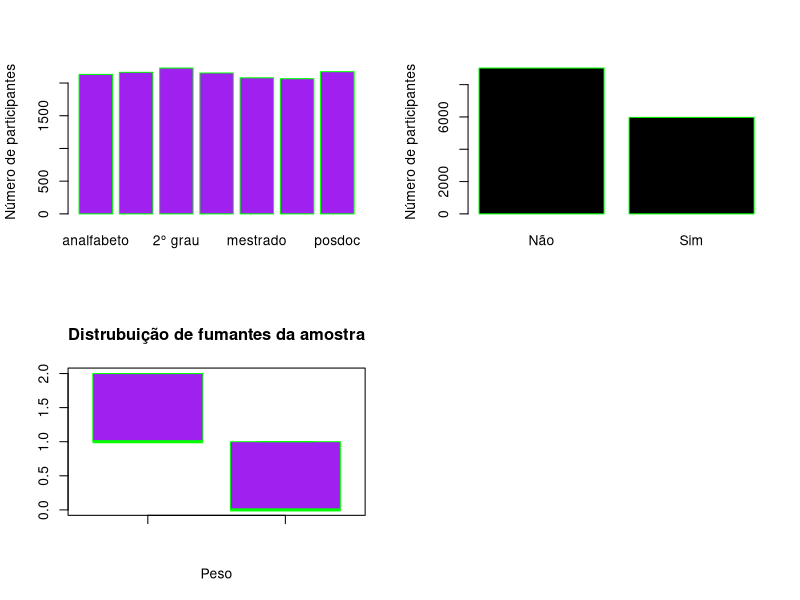
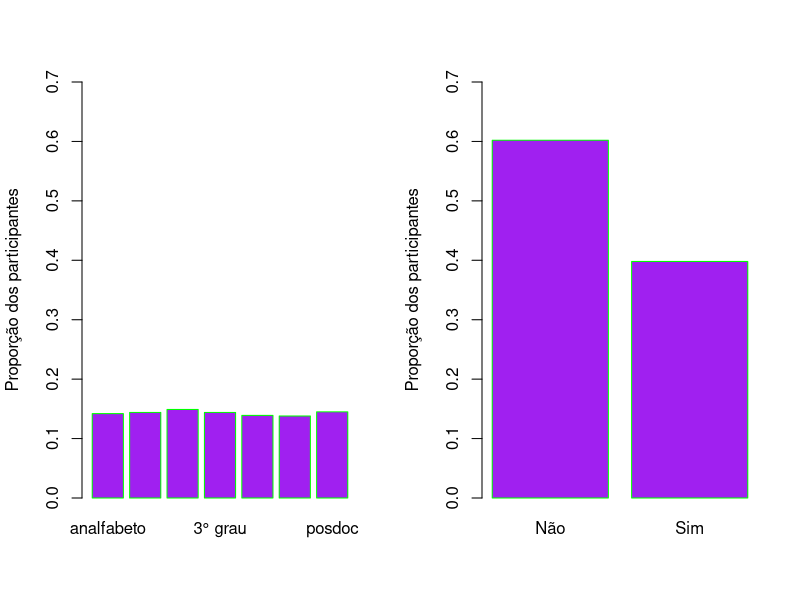
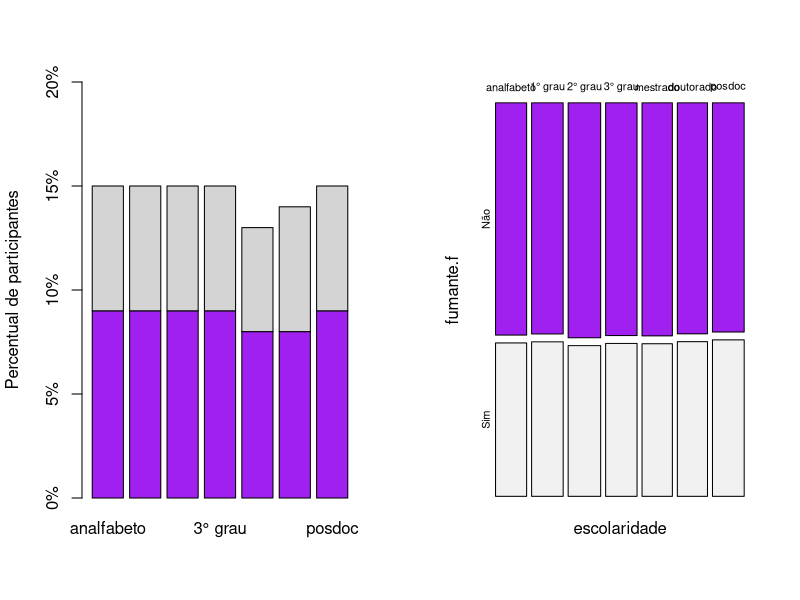

Source code (R) for these figures, in order:
# Tipos de variaveis estatisticas
# Quantativas(Númericas) = Contínua e Discreta
# Qualitativas(Categóricas) = Ordinal e Nominal

# Contínua = valores numericos que podem ser medidos, mas nao contados ex: Peso{56,06kg}
# Discreta = valores numericos que podem ser contado ex: Numero de casos de doenças{0,1,2}
# Ordinal = textos ou rótulos que tem uma ordem lógica ex: tamanho de vestimenta {PP, p, M, G, GG}
# Nominal = texto ou rótulos que não tem ordem lógica ex: profissão{engenheiro, professor}

# conseguimos fazer todos os gráficos com variaveis continuas


p <- 200000
n <- 15000

pop.escolaridade <- rep(c(0,1,2,3,4,5,6),p)
set.seed(15)
escolaridade.temp <- sample(pop.escolaridade, n)
escolaridade <- factor(escolaridade.temp, 
                       levels = c(0,1,2,3,4,5,6),
                       labels = c("analfabeto", "1° grau", "2° grau", "3° grau", 
                                  "mestrado", "doutorado", "posdoc"),
                       ordered = TRUE)
rm(pop.escolaridade, escolaridade.temp)
str(escolaridade)

summary(escolaridade)

table(escolaridade)
prop.table(table(escolaridade))

fumante.n <- rbinom(n, 1, .40)
fumante.f <- factor(fumante.n,
                    levels = c(0,1),
                    labels = c("Não", "Sim"),
                    ordered = TRUE)

str(fumante.f)
summary(fumante.f)
str(fumante.n)
mean(fumante.n)

par(mfrow = c(2,2)) #mostra os dois graficos um do lado do outro
barplot(table(escolaridade), ylab = "Número de participantes", col = "purple", border = "green")
barplot(table(fumante.f), ylab = "Número de participantes", col = "black", border = "green")

boxplot(fumante.f, fumante.n,
        main = 'Distrubuição de fumantes da amostra',
        xlab = 'Peso',
        col = 'purple',
        border = 'green',
        horizontal = FALSE,
        notch = FALSE)

round(prop.table(table(escolaridade)), 2)
round(prop.table(table(fumante.f)), 2)
fumante.f
prop.table(table(fumante.f))
round(prop.table(table(fumante.f)), 2)

summary(fumante.f)

par(mfrow=c(1,2))
barplot(round(prop.table(table(escolaridade)), 3),
        ylab = "Proporção dos participantes",
        col = 'purple',
        border = 'green',
        ylim = c(0,0.7))
barplot(round(prop.table(table(fumante.f)), 3),
        ylab = "Proporção dos participantes",
        col = 'purple',
        border = 'green',
        ylim = c(0,0.7))

table(escolaridade, fumante.f)
tabela1 <- prop.table(table(escolaridade, fumante.f))
tabela1

tabela2 <- round(prop.table(table(escolaridade, fumante.f)),4)
tabela2 * 100

addmargins(tabela1)

tabela3 <- round(prop.table(table(fumante.f, escolaridade), 1),4)
tabela3

addmargins(tabela3)

tabela4 <- round(prop.table(table(fumante.f, escolaridade), 2), 4)
tabela4

addmargins(tabela4)

library(scales)

x <- barplot(round(prop.table(table(fumante.f, escolaridade)), 2),
             col = rep(c("purple", "#d4d4d4")),
             legend = FALSE,
             ylim = c(0, 0.2),
             yaxt = "n",
             ylab = "Percentual de participantes")
yticks = seq(0, 0.2, by = 0.05)
axis(2, at = yticks, lab = percent(yticks))

y <- round(prop.table(table(escolaridade, fumante.f)), 2)

mosaicplot(prop.table(table(escolaridade, fumante.f)),
           col = c("purple", "#f1f1f1"),
           main = "")
